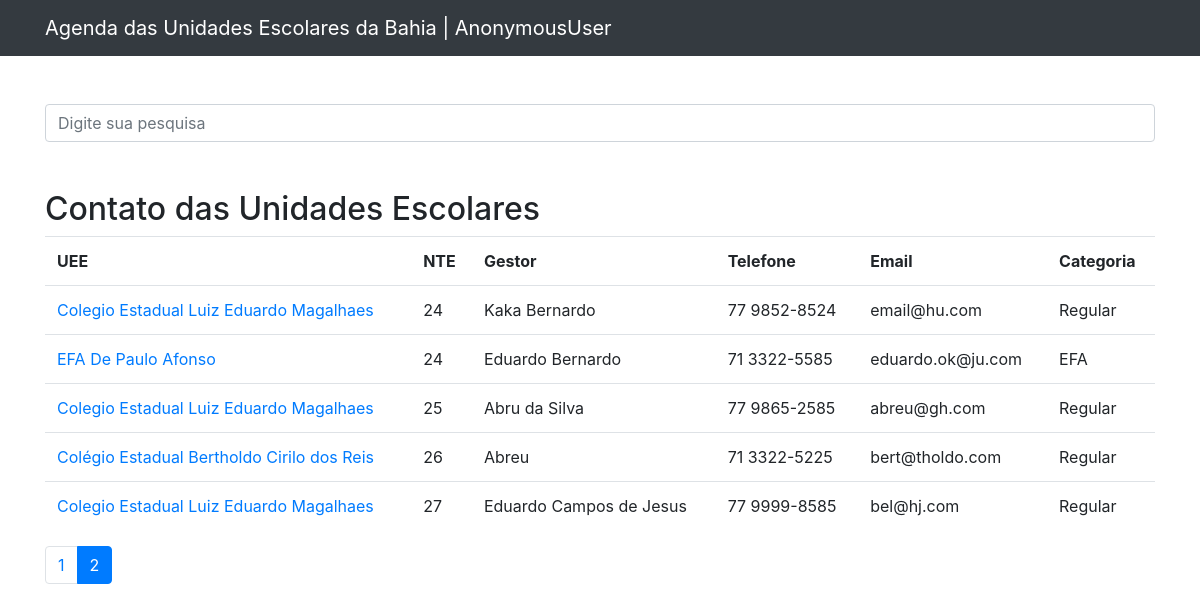
Screenshot of /?p=2&termo= with the database file from the repository.
### contatos/models.py (models this page shows, shortened)
class Contato(models.Model):
    nte = models.CharField(max_length=6)
    nome = models.CharField(max_length=255)
    gestor = models.CharField(max_length=255)
    telefoneprinc = models.CharField(max_length=255)
    telefonesecun = models.CharField(max_length=255, blank=True)
    emailprinc = models.CharField(max_length=255)
    emailsecun = models.CharField(max_length=255, blank=True)
    data_criacao = models.DateTimeField(default=timezone.now)
    observacao = models.CharField(max_length=500, blank=True)
    categoria = models.ForeignKey(Categoria, on_delete=models.DO_NOTHING)
    mostrar = models.BooleanField(default=True)
    foto = models.ImageField(blank=True, upload_to='fotos/%Y/%m/')

class Categoria(models.Model):
    nome = models.CharField(max_length=255)
    def __str__(self):
        return self.nome

### contatos/views.py (the view)
# urls.py: path('', views.index, name='index'),
def index(request):
    contatos = Contato.objects.order_by('nte').filter(
        mostrar=True
    )
    paginator = Paginator(contatos, 5)
    page = request.GET.get('p')
    contatos = paginator.get_page(page)
    return render(request, 'contatos/index.html', {
        'contatos': contatos
    })

### contatos/templates/contatos/index.html
{% extends 'base.html' %}
{%block conteudo%}
<h2 class="mt-5">Contato das Unidades Escolares</h2>
<table class="table">
    <tr>
        <th>UEE</th>
        <th>NTE</th>
        <th>Gestor</th>
        <th>Telefone</th>
        <th>Email</th>
        <th>Categoria</th>
    </tr>
    <thead>
    <tbody>
    {% for contato in contatos %}
    <tr>
        <td>
            <a href="{% url 'ver_contato' contato.id %}"> {{ contato.nome }}</a>
        </td>
        <td>{{ contato.nte }}</td>
        <td>{{ contato.gestor }}</td>
        <td>{{ contato.telefoneprinc }}</td>
        <td>{{ contato.emailprinc }}</td>
        <td>{{ contato.categoria }}</td>
    </tr>
    {% endfor%}
    </tbody>
</table>
<nav aria-label="Page navigation example">
  <ul class="pagination">
      {% for pagina in contatos.paginator.page_range %}
          {% if contatos.number == pagina %}
            <li class="page-item active"><a class="page-link" href="?p={{pagina}}&termo={{ request.GET.termo }}">{{pagina}}</a></li>
          {% else %}
            <li class="page-item"><a class="page-link" href="?p={{pagina}}&termo={{ request.GET.termo }}">{{pagina}}</a></li>
          {% endif %}
      {% endfor %}
  </ul>
</nav>
{%endblock%}'

### rows the page displays
Contato: nome "Colegio Estadual Luiz Eduardo Magalhaes", nte "24", gestor "Kaka Bernardo", telefoneprinc "77 9852-8524", emailprinc "email@hu.com", categoria "Regular"
Contato: nome "EFA De Paulo Afonso", nte "24", gestor "Eduardo Bernardo", telefoneprinc "71 3322-5585", emailprinc "eduardo.ok@ju.com", categoria "EFA"
Contato: nome "Colegio Estadual Luiz Eduardo Magalhaes", nte "25", gestor "Abru da Silva", telefoneprinc "77 9865-2585", emailprinc "abreu@gh.com", categoria "Regular"
Contato: nome "Colégio Estadual Bertholdo Cirilo dos Reis", nte "26", gestor "Abreu", telefoneprinc "71 3322-5225", emailprinc "bert@tholdo.com", categoria "Regular"
Contato: nome "Colegio Estadual Luiz Eduardo Magalhaes", nte "27", gestor "Eduardo Campos de Jesus", telefoneprinc "77 9999-8585", emailprinc "bel@hj.com", categoria "Regular"

### other values shown
{{ user }} "AnonymousUser"
{{ pagina }} "1"
{{ pagina }} "2"
